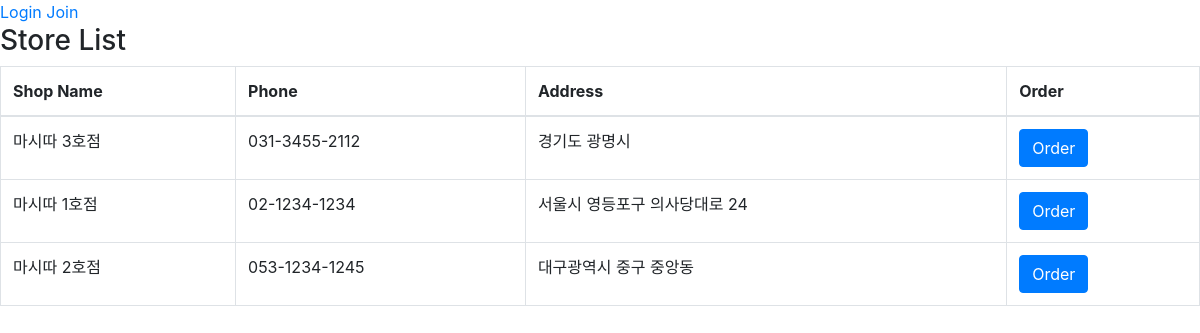
The app's page /baemin/ with its own data.
### baemin/models.py (models this page shows, shortened)
class Shop(models.Model):
	name = models.CharField(max_length=100)
	tel = models.CharField(max_length=20)
	addr = models.CharField(max_length=100)

### baemin/views.py (the view)
def index(request):
	return render(request, 'baemin/index.html', {
		'shop_list': Shop.objects.all(),
	})

### baemin/templates/baemin/index.html
{% extends 'baemin/layout.html' %}
{% block content %}
	<h3>Store List</H3>
	<table class="table table-bordered table-hover">
		<thead>
			<tr>
				<th>Shop Name</th>
				<th>Phone</th>
				<th>Address</th>
				<th>Order</th>
			</tr>
		</thead>
		<tbody>
			{% for shop in shop_list %}
			<tr>
				<td>{{ shop.name }}</td>
				<td>{{ shop.tel }}</td>
				<td>{{ shop.addr }}</td>
				<td><a href="{% url 'baemin:order_new' shop.id %}" class="btn btn-primary">Order</a></td>
			</tr>
			{% endfor %}
		</tbody>
	</table/
{% endblock %}

### records on screen
Shop: name "마시따 3호점", tel "031-3455-2112", addr "경기도 광명시"
Shop: name "마시따 1호점", tel "02-1234-1234", addr "서울시 영등포구 의사당대로 24"
Shop: name "마시따 2호점", tel "053-1234-1245", addr "대구광역시 중구 중앙동"
